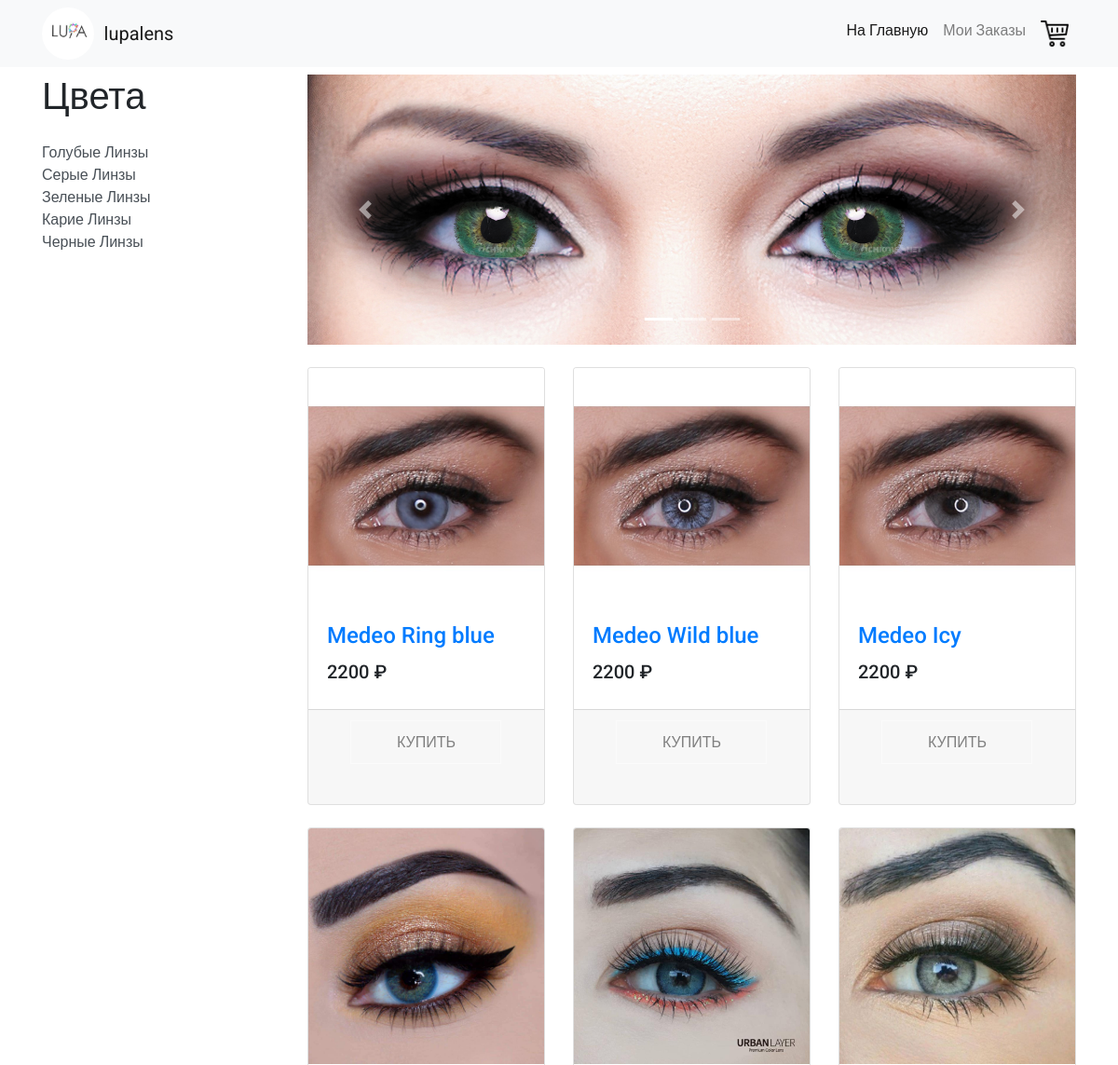
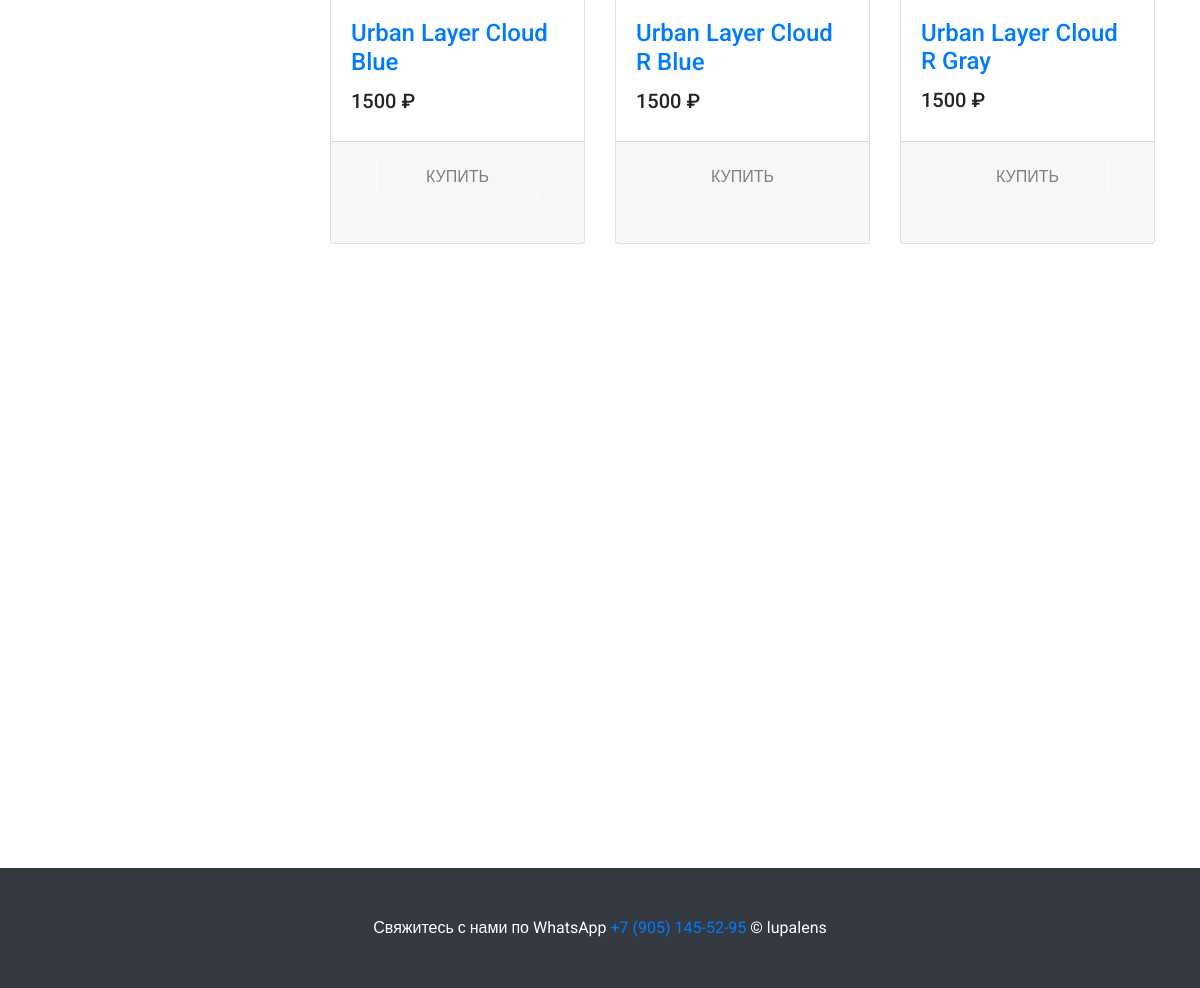
The page / on the database its author committed (2 pictures, top to bottom).
### models.py (models this page shows, shortened)
class lenses(db.Model):
    brand = db.Column(db.String(100), primary_key=True)
    color_name = db.Column(db.String(1000), primary_key=True)
    dioptrics = db.Column(db.Float, primary_key=True)
    replacement_frequency = db.Column(db.String(100), primary_key=True)
    color_category = db.Column(db.String(100))
    unit = db.Column(db.Integer)
    price = db.Column(db.Float)
    stock = db.Column(db.Integer)

### app.py (the view)
@app.route("/", methods=["POST", "GET"])
def home():
    isshopcart = False
    temp_uid = session.get("temp_uid", None)
    category_displayed_names = {'blue': 'Голубые Линзы', 'gray': 'Серые Линзы', 'green': 'Зеленые Линзы',
                                'brown': 'Карие Линзы', 'black': 'Черные Линзы'}
    if temp_uid == None:
        temp_uid = uuid.uuid4().hex
        session["temp_uid"] = temp_uid
        db_cartitems = None
    else:
        db_cartitems = db.session.query(shopping_cart).filter(shopping_cart.temp_uuid == temp_uid).all()
        db.session.close()
    db_displayed_lens = db.session.query(lenses.brand,lenses.color_name,lenses.price).filter().order_by(desc(lenses.stock)).limit(6).all()
    db.session.close()
    displayed_lenses = []
    for each in range(len(db_displayed_lens)):
        db_image_path = db.session.query(lens_images.image_path).filter(
            lens_images.brand == str(db_displayed_lens[each][0]), lens_images.color_name == str(db_displayed_lens[each][1]),
            lens_images.display_order == 1).first()
        item = {"brand": str(db_displayed_lens[each][0]),"color_name": str(db_displayed_lens[each][1]),
                "price": str(round(db_displayed_lens[each][2])), "image_path": str(db_image_path[0])}
        displayed_lenses.append(item)
    items = displayed_lenses
    return render_template("index.html", items = displayed_lenses, isshopcart=isshopcart,
                           db_cartitems = db_cartitems, category_displayed_names=category_displayed_names)

### templates/index.html (shortened to what this page needs)
{% extends "base.html"%}
{% block content %}
      <div class="col-lg-9">
        <div id="carouselExampleIndicators" class="carousel slide my-4" data-ride="carousel">
          <ol class="carousel-indicators">
            <li data-target="#carouselExampleIndicators" data-slide-to="0" class="active"></li>
            <li data-target="#carouselExampleIndicators" data-slide-to="1"></li>
            <li data-target="#carouselExampleIndicators" data-slide-to="2"></li>
          </ol>
          <div class="carousel-inner" role="listbox">
            <div class="carousel-item active">
              <img class="d-block img-fluid" src="/static/images/1.jpg" width="916" height="510" alt="First slide">
            </div>
          </div>
          <a class="carousel-control-prev" href="#carouselExampleIndicators" role="button" data-slide="prev">
            <span class="carousel-control-prev-icon" aria-hidden="true"></span>
          </a>
          <a class="carousel-control-next" href="#carouselExampleIndicators" role="button" data-slide="next">
            <span class="carousel-control-next-icon" aria-hidden="true"></span>
          </a>
        </div>
        <div class="row">
          {% for i in range(items|length) %}
          <div class="col-lg-4 col-md-6 mb-4">
            <div class="card h-100">
              <a href="#"><img class="card-img-top" src="{{items[i]['image_path']}}" alt=""></a>
              <div class="card-body">
                <h4 class="card-title">
                  <a href="/item_{{items[i]['brand']}}+{{items[i]['color_name']}}">{{items[i]['brand']}} {{items[i]['color_name']}}</a>
                </h4>
                <h5>{{items[i]['price']}} ₽</h5>
              </div>
              <div class="card-footer"><center>
                <a href="/item_{{items[i]['brand']}}+{{items[i]['color_name']}}" class="btnfos btnfos-5"><center>Купить</center></a></center>
              </div>
            </div>
          </div>
          {% endfor %}
        </div>
      </div>
{% endblock %}

### templates/base.html (shortened to what this page needs)
<!DOCTYPE html>
<html lang="en">
<head>
  <link href="static/vendor/bootstrap/css/bootstrap.min.css" rel="stylesheet">
  <link href="static/css/shop-homepage.css" rel="stylesheet">
  <link href="static/css/shop-item.css" rel="stylesheet">
  <link href="static/css/button.css" rel="stylesheet">
</head>
<body>
  <nav class="navbar navbar-expand-lg navbar-light bg-light fixed-top">
    <div class="container">
      <img src="/static/images/lupa-logo.jpg" style="border-radius:50%;width:5%;length:5%;margin-right:1%"><a class="navbar-brand" href="/">lupalens</a>
      <div class="collapse navbar-collapse" id="navbarResponsive">
        <ul class="navbar-nav ml-auto">
          <li class="nav-item active">
            <a class="nav-link" href="/">На Главную
            </a>
          </li>
          <li class="nav-item">
            <a class="nav-link" href="/my_orders">Мои Заказы</a>
          </li>
          <li class="nav-item">
            {% if db_cartitems %}
            <a class="nav-link" href="/shopping_cart_page"><img src="/static/images/shopping-cart.png" width="30" height="30" style="width: 30px;"></a>
            {% else %}
            <a class="nav-link" href="/shopping_cart_page"><img src="/static/images/cart.png" width="30" height="30" style="width: 30px;"></a>
            {% endif %}
          </li>
        </ul>
      </div>
    </div>
  </nav>
  <div class="container">
    <div class="row">
      <div class="col-lg-3">
        {% if isshopcart == False%}
        <h1 class="my-4">Цвета</h1>
        <div class="list-group">
          {%for i in category_displayed_names%}
            <a href="/category_{{i}}" class="list-group-item-action">{{category_displayed_names[i]}}</a>
          {%endfor%}
        </div>
        {% endif %}
      </div>
      {% block content %}{%endblock%}
    </div>
  </div>
  <footer class="py-5 bg-dark" style="margin-top:50%">
    <div class="container">
      <p class="m-0 text-center text-white">Свяжитесь с нами по WhatsApp <a href="tel:+7 (905) 145-52-95">+7 (905) 145-52-95</a>  &copy; lupalens</p>
    </div>
  </footer>
</body>
</html>

### static/css/shop-homepage.css (style rules this page uses)
body { padding-top: 56px; }

### static/css/shop-item.css (style rules this page uses)
body { padding-top: 56px; }

### static/css/button.css (style rules this page uses)
* { -moz-box-sizing: inherit; box-sizing: inherit; -webkit-transition-property: all; transition-property: all; -webkit-transition-duration: .6s; transition-duration: .6s; -webkit-transition-timing-function: ease; transition-timing-function: ease; }
html, body { -moz-box-sizing: border-box; box-sizing: border-box; height: 100%; width: 100%; }
body { background: white; font-family: 'Roboto', sans-serif; font-weight: 400; }
.btnfos { color: grey; cursor: pointer; display: block; font-size: 16px; font-weight: 400; line-height: 45px; max-width: 160px; margin: 0 auto 2em; position: relative; text-transform: uppercase; vertical-align: middle; width: 100%; }
@media (min-width: 400px) { .btnfos { display: inline-block; margin-right: 0; } }
.btnfos-5 { border: 0 solid; box-shadow: inset 0 0 20px rgba(255, 255, 255, 0); outline: 1px solid; outline-color: rgba(255, 255, 255, 0); outline-offset: 0px; text-shadow: none; -webkit-transition: all 1250ms cubic-bezier(0.19, 1, 0.22, 1); transition: all 1250ms cubic-bezier(0.19, 1, 0.22, 1); outline-color: rgba(255, 255, 255, 0.5); outline-offset: 0px; }

### rows shown on the page
lenses: brand "Medeo", color_name "Ring blue"
lenses: brand "Medeo", color_name "Wild blue"
lenses: brand "Medeo", color_name "Icy"
lenses: brand "Urban Layer", color_name "Cloud Blue"
lenses: brand "Urban Layer", color_name "Cloud R Blue"
lenses: brand "Urban Layer", color_name "Cloud R Gray"

### other values the page prints
{{ category_displayed_names[i] }} "Голубые Линзы" "Серые Линзы" "Зеленые Линзы" "Карие Линзы" "Черные Линзы"
{{ items[i]['price'] }} "2200" "2200" "2200" "1500" "1500" "1500"
